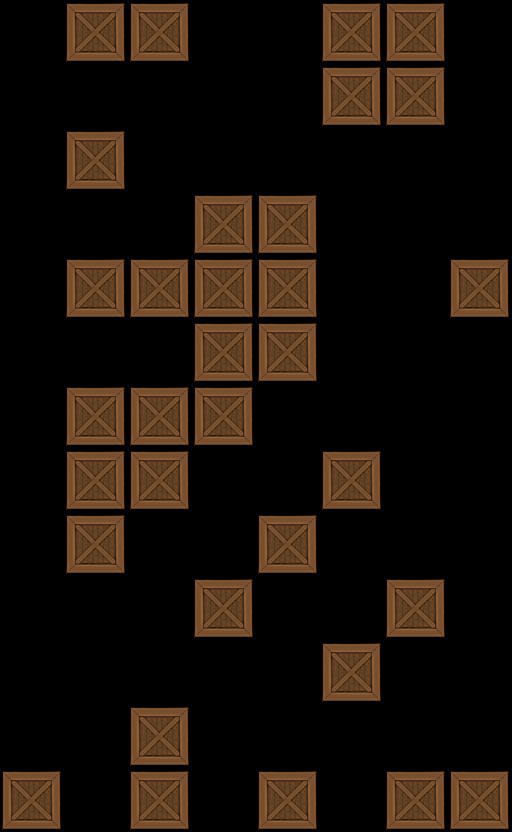

Tiled map render using the project's own tile images. Description and the map definition, with tile-layer contents summarised, below:
An orthogonal 8x13 tile map with 64x64 px tiles, 1 tile layer (Tile Layer 1).

<map version="1.0" orientation="orthogonal" width="8" height="13" tilewidth="64" tileheight="64">
 <tileset firstgid="1" name="crate" tilewidth="64" tileheight="64">
  <image source="../../crate.png" width="64" height="64" />
 </tileset>
 <layer name="Tile Layer 1" width="8" height="13">
  <data>[104 cells, 33 non-empty, 1 distinct tile ids]</data>
 </layer>
</map>
